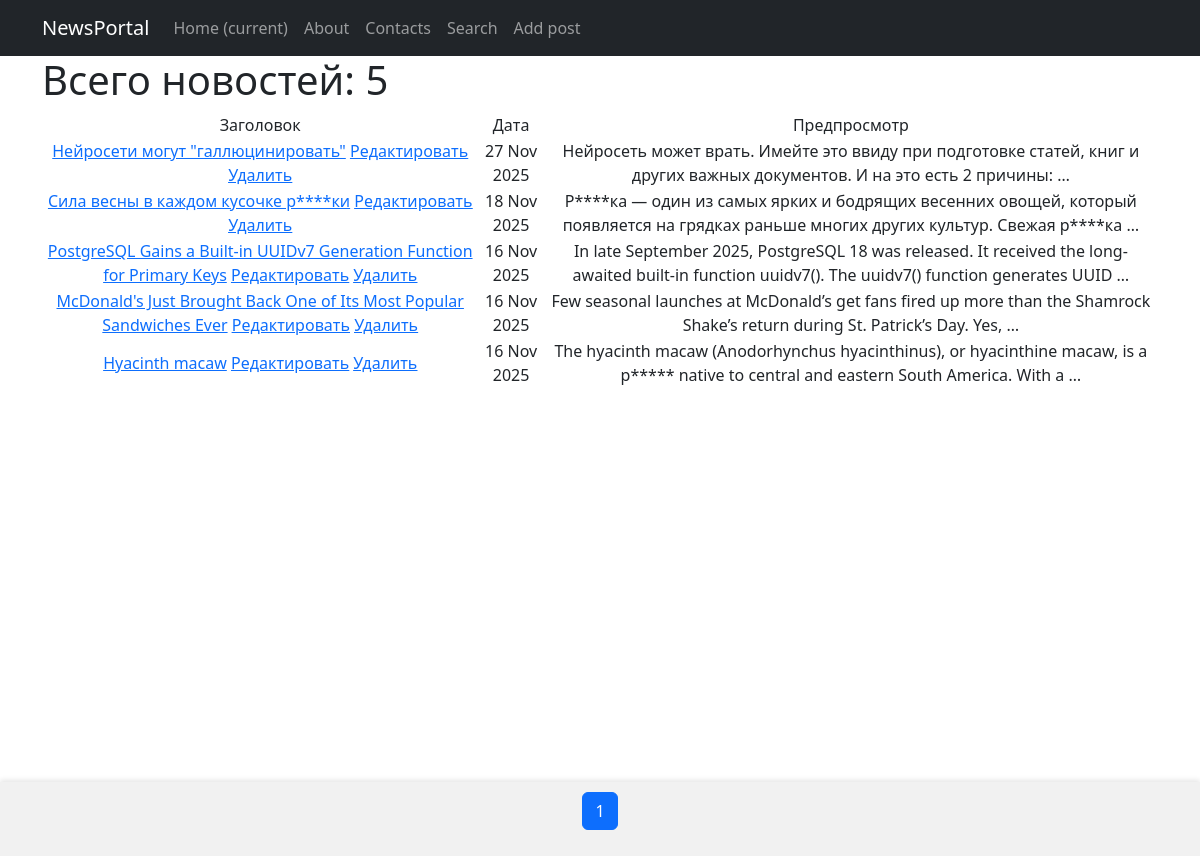
Before: /news/ with the older database file.
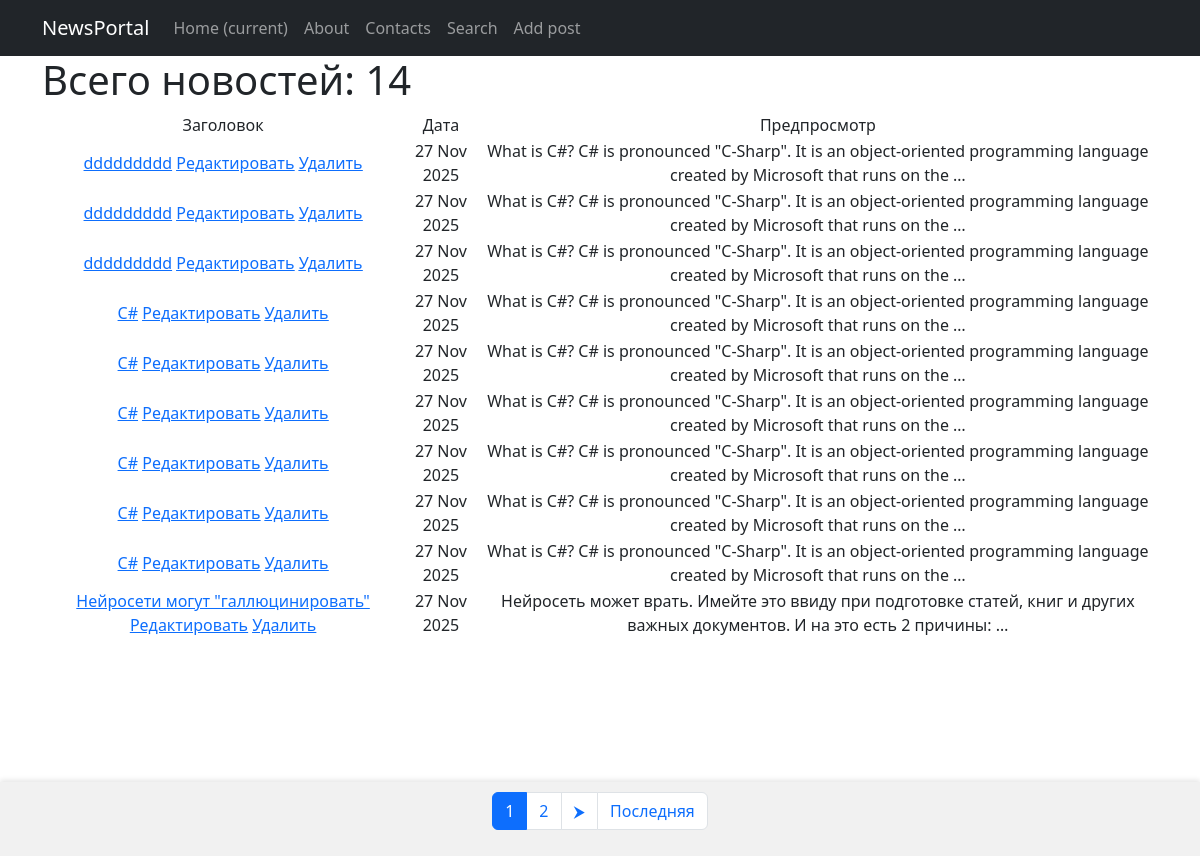
After: the same page with the newer database file.
### news/models.py (models this page shows, shortened)
class Post(models.Model):
    POST_TYPES = [
        ('n', 'новость'),
        ('a', 'статья')
    ]
    author = models.ForeignKey(Author, on_delete=models.CASCADE)
    post_type = models.CharField(max_length=1, choices=POST_TYPES)
    date_time = models.DateTimeField(auto_now_add=True)
    category = models.ManyToManyField(Category, through='PostCategory')
    title = models.CharField(max_length=255)
    text = models.TextField()
    rating = models.IntegerField(default=0)

### news/views.py (the view)
# urls.py: path('', PostsList.as_view(), name='news_list'),
class PostsList(ListView):
    model = Post
    ordering = '-date_time'
    template_name = 'news.html'
    context_object_name = 'news'
    paginate_by = 10
    def get_context_data(self, **kwargs):
        context = super().get_context_data(**kwargs)
        context['filter'] = PostFilter(self.request.GET, queryset=self.get_queryset())
        context['total_news'] = self.get_queryset().count()  # <-- добавляем общее количество
        return context

### news/templatetags/custom_filters.py (called while the page is built)
@register.filter()
def censor(txt: str):
    stop_words = ['редис', 'parrot',]
    stop_words.extend([word.title() for word in stop_words])
    for stop_word in stop_words:
        txt = txt.replace(stop_word, stop_word[0] + '*' * (len(stop_word) - 1))
    return txt

### templates/news.html (shortened to what this page needs)
{% extends 'flatpages/default.html' %}
{% load custom_filters %}
{% block content %}
<div class="page-container">
    <div class="content">
        {% if news %}
            <h1 style="text-align: left;">Всего новостей: {{ total_news }}</h1>
            <table>
                <tr>
                    <td>Заголовок</td>
                    <td>Дата</td>
                    <td>Предпросмотр</td>
                </tr>
                {% for item in news %}
                <tr>
                    <td>
                        <a href="{% url 'post' item.id %}">{{ item.title|censor }}</a>
                        <a href="{% url 'post_update' item.id %}"><u>Редактировать</u></a>
                        <a href="{% url 'post_delete' item.id %}"><u> Удалить </u></a>
                    </td>
                    <td>{{ item.date_time|date:'d M Y' }}</td>
                    <td>{{ item.text|truncatewords:20|censor }}</td>
                </tr>
                {% endfor %}
            </table>
        {% else %}
            <h1>Новостей нет!</h1>
        {% endif %}
    </div>
    <div class="pagination-container">
        <nav aria-label="Page navigation">
            <ul class="pagination justify-content-center">
                {% for num in page_obj.paginator.page_range %}
                    {% if num == page_obj.number %}
                        <li class="page-item active"><span class="page-link">{{ num }}</span></li>
                    {% elif num >= page_obj.number|add:-2 and num <= page_obj.number|add:2 %}
                        <li class="page-item"><a class="page-link" href="?page={{ num }}">{{ num }}</a></li>
                    {% endif %}
                {% endfor %}
                {% if page_obj.has_next %}
                    <li class="page-item"><a class="page-link" href="?page={{ page_obj.next_page_number }}">⮞</a></li>
                {% endif %}
                {% if page_obj.number < page_obj.paginator.num_pages %}
                    <li class="page-item"><a class="page-link" href="?page={{ page_obj.paginator.num_pages }}">Последняя</a></li>
                {% endif %}
            </ul>
        </nav>
    </div>
</div>
{% endblock content %}

Changed rows visible on the page:
no longer on this page (row unchanged): Post: title|censor "Сила весны в каждом кусочке р****ки", date_time "18 Nov 2025", text|censor "Р****ка — один из самых ярких и бодрящих весенних овощей, который появляется на грядках раньше многих других культур. Свежая р****ка …"
no longer on this page (row unchanged): Post: title|censor "PostgreSQL Gains a Built-in UUIDv7 Generation Function for Primary Keys", date_time "16 Nov 2025", text|censor "In late September 2025, PostgreSQL 18 was released. It received the long-awaited built-in function uuidv7(). The uuidv7() function generates UUID …"
no longer on this page (row unchanged): Post: title|censor "McDonald's Just Brought Back One of Its Most Popular Sandwiches Ever", date_time "16 Nov 2025", text|censor "Few seasonal launches at McDonald’s get fans fired up more than the Shamrock Shake’s return during St. Patrick’s Day. Yes, …"
no longer on this page (row unchanged): Post: title|censor "Hyacinth macaw", date_time "16 Nov 2025", text|censor "The hyacinth macaw (Anodorhynchus hyacinthinus), or hyacinthine macaw, is a p***** native to central and eastern South America. With a …"
added Post: title|censor "ddddddddd", date_time "27 Nov 2025", text|censor "What is C#? C# is pronounced \"C-Sharp\". It is an object-oriented programming language created by Microsoft that runs on the …"
added Post: title|censor "ddddddddd", date_time "27 Nov 2025", text|censor "What is C#? C# is pronounced \"C-Sharp\". It is an object-oriented programming language created by Microsoft that runs on the …"
added Post: title|censor "ddddddddd", date_time "27 Nov 2025", text|censor "What is C#? C# is pronounced \"C-Sharp\". It is an object-oriented programming language created by Microsoft that runs on the …"
added Post: title|censor "C#", date_time "27 Nov 2025", text|censor "What is C#? C# is pronounced \"C-Sharp\". It is an object-oriented programming language created by Microsoft that runs on the …"
added Post: title|censor "C#", date_time "27 Nov 2025", text|censor "What is C#? C# is pronounced \"C-Sharp\". It is an object-oriented programming language created by Microsoft that runs on the …"
added Post: title|censor "C#", date_time "27 Nov 2025", text|censor "What is C#? C# is pronounced \"C-Sharp\". It is an object-oriented programming language created by Microsoft that runs on the …"
added Post: title|censor "C#", date_time "27 Nov 2025", text|censor "What is C#? C# is pronounced \"C-Sharp\". It is an object-oriented programming language created by Microsoft that runs on the …"
added Post: title|censor "C#", date_time "27 Nov 2025", text|censor "What is C#? C# is pronounced \"C-Sharp\". It is an object-oriented programming language created by Microsoft that runs on the …"
added Post: title|censor "C#", date_time "27 Nov 2025", text|censor "What is C#? C# is pronounced \"C-Sharp\". It is an object-oriented programming language created by Microsoft that runs on the …"
Other visible differences:
{{ total_news }}: "5" → "14"
new list line: "2"
text now shown: "⮞ Последняя"
